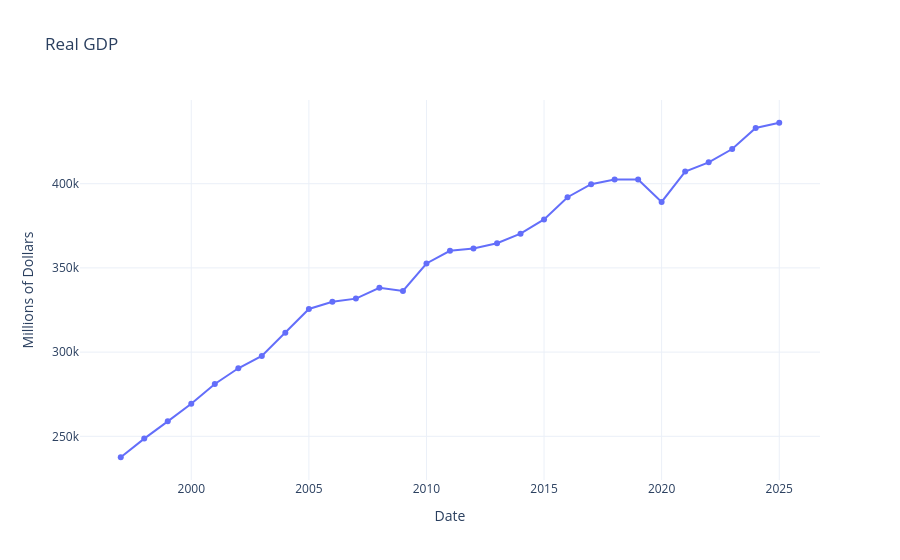
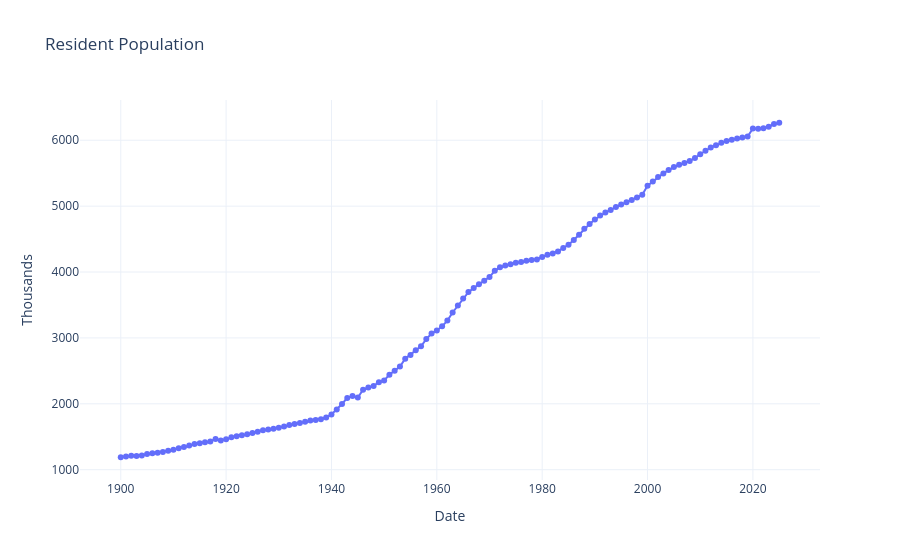
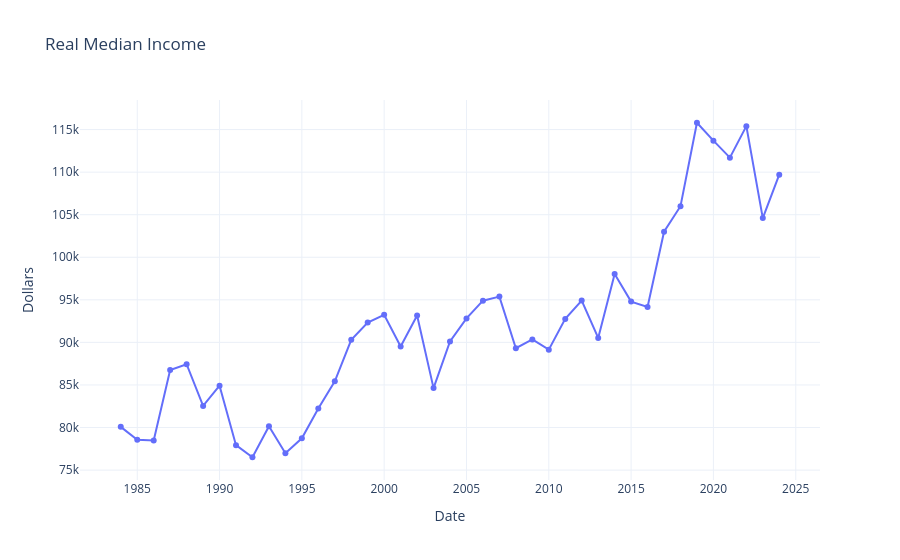
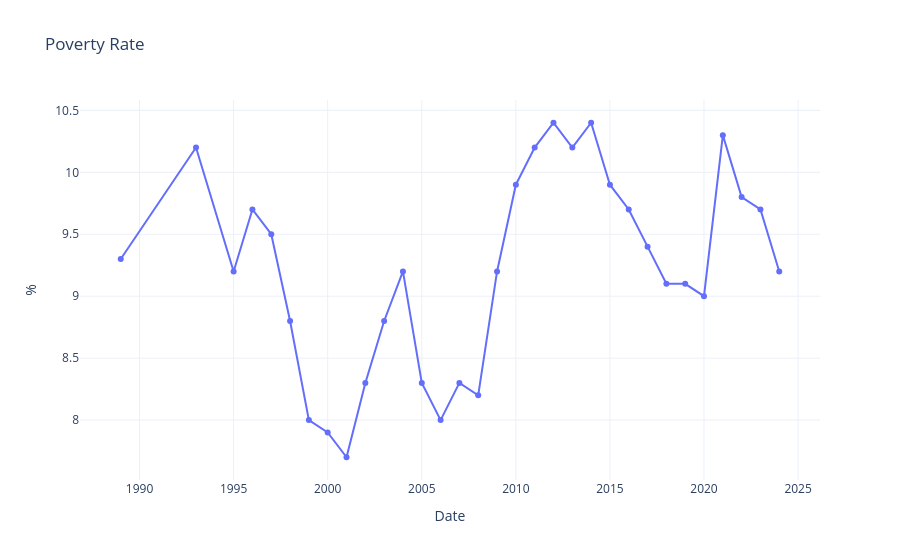

The cell these charts' notebook holds for them, in order:
### Code cell
# Individual Chart Generation for website functionality according to client needs
for metric in economic_df["metric"].unique():
    df_m = economic_df[economic_df["metric"] == metric]

    if df_m["chart"].iloc[0] == "bar":
        fig = go.Figure(go.Bar(
            x=df_m["date"],
            y=df_m["value"]
        ))
    else:
        fig = go.Figure(go.Scatter(
            x=df_m["date"],
            y=df_m["value"],
            mode="lines+markers"
        ))

    fig.update_layout(
        title=metric,
        xaxis_title="Date",
        yaxis_title=df_m["units"].iloc[0],
        template="plotly_white"
    )

    fig.show()
